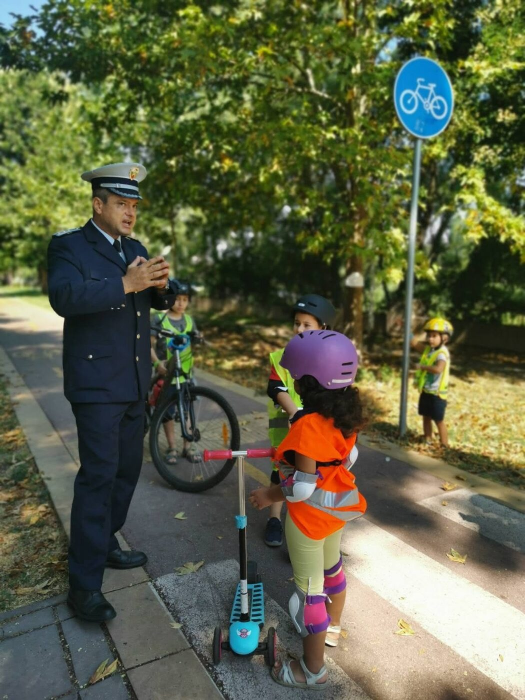
#> input picture assets/img/photos/bezopasnost-velosipedi.jpg, 1050 x 1400 px (shown at 1/2 size); its folder holds only this picture in this run
$ python make-images.py
#> lines starting #> are read from the running program, lines starting #| are printed output that depends on the picture
#!/usr/bin/env python3
"""Генерира вариантите на снимките: -xs (480), -sm (половината), -md (960)
и WebP за всеки размер. Пуска се само когато се добавят нови снимки.

Generates the photo variants: -xs (480), -sm (half width), -md (960) plus a
WebP for every size. Run it only when new photos are added.

    python3 tools/make-images.py
"""
import os
import glob
from PIL import Image

HERE = os.path.dirname(os.path.dirname(os.path.abspath(__file__)))
PHOTOS = os.path.join(HERE, "assets", "img", "photos")

JPEG_Q = 82
WEBP_Q = 78


def variants(w):
    """Ширините, които си заслужават за оригинал с ширина w."""
    out = [("-xs", 480)]
    half = max(640, w // 2)
    if half < w:
        out.append(("-sm", half))
    # Среден вариант за снимките, които се показват към 900-960 CSS px.
    # A mid-size variant for photos displayed at around 900-960 CSS px.
    if w >= 1200 and abs(960 - half) > 80:
        out.append(("-md", 960))
    return sorted(out, key=lambda x: x[1])


def main():
    originals = [f for f in sorted(glob.glob(os.path.join(PHOTOS, "*.jpg")))
                 if not os.path.basename(f).rsplit(".", 1)[0].endswith(("-xs", "-sm", "-md"))]
    made = 0
    for path in originals:
        base = os.path.basename(path)[:-4]
        im = Image.open(path)
#> im is the input picture: PIL image 1050x1400 RGB; mean R, G, B 94, 97.9, 70.4
        im = im.convert("RGB")
        w, h = im.size
#> w = 1050; h = 1400

        # Оригиналът също получава WebP / the original gets a WebP too.
        full_webp = os.path.join(PHOTOS, base + ".webp")
        if not os.path.exists(full_webp):
            im.save(full_webp, "WEBP", quality=WEBP_Q, method=6)
            made += 1

        for sfx, tw in variants(w):
            if tw >= w:
                continue
            th = round(h * tw / w)
            small = im.resize((tw, th), Image.LANCZOS)
            for ext, kw in (("jpg", dict(format="JPEG", quality=JPEG_Q, optimize=True, progressive=True)),
                            ("webp", dict(format="WEBP", quality=WEBP_Q, method=6))):
                out = os.path.join(PHOTOS, "%s%s.%s" % (base, sfx, ext))
                if not os.path.exists(out):
                    small.save(out, **kw)
                    made += 1
                    print("  ->", os.path.basename(out), "%dx%d" % (tw, th))
#> this loop made 2 passes
#> pass 1, in main, `small = im.resize((tw, th), Image.LANCZOS)`:
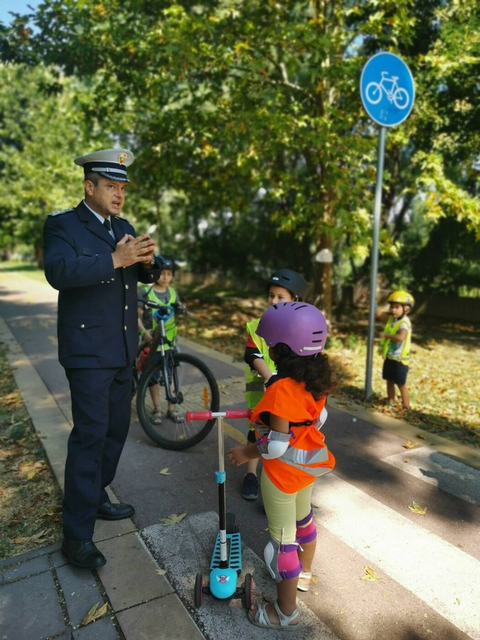
#> small: PIL image 480x640 RGB; mean R, G, B 94, 97.9, 70.4
#> after the loop, made = 4
    print("%d file(s) written." % made)
#| 4 file(s) written.


if __name__ == "__main__":
    main()
